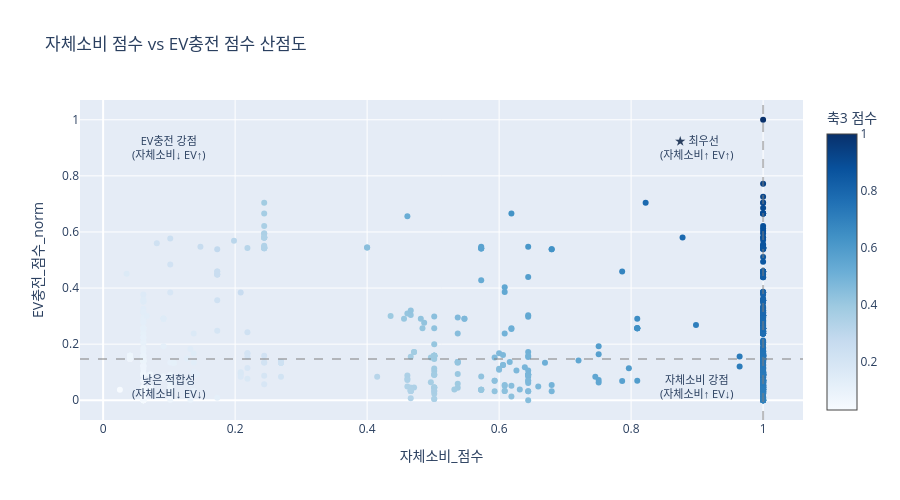

Notebook cell for this chart:
### Markdown cell above
### 6.2 자체소비 vs EV충전 산점도 (4분면 분석)

### Code cell
# ── 6.2 자체소비 vs EV충전 산점도 (4분면) ────────────────────────────────
mid_x = df_result['자체소비_점수'].median()
mid_y = df_result['EV충전_점수_norm'].median()

fig2 = go.Figure()
fig2.add_trace(go.Scatter(
    x=df_result['자체소비_점수'],
    y=df_result['EV충전_점수_norm'],
    mode='markers',
    marker=dict(
        size=6,
        color=df_result['축3_자가소비적합성'],
        colorscale='Blues',
        showscale=True,
        colorbar=dict(title='축3 점수'),
    ),
    text=(df_result['pklt_nm'] + '<br>' +
          '자체소비: ' + df_result['자체소비_점수'].round(3).astype(str) + '<br>' +
          'EV충전: ' + df_result['EV충전_점수_norm'].round(3).astype(str)),
    hovertemplate='%{text}<extra></extra>'
))
fig2.add_hline(y=mid_y, line_dash='dash', line_color='gray', opacity=0.5)
fig2.add_vline(x=mid_x, line_dash='dash', line_color='gray', opacity=0.5)

fig2.add_annotation(x=0.9, y=0.9,  text='★ 최우선<br>(자체소비↑ EV↑)', showarrow=False, font=dict(size=11))
fig2.add_annotation(x=0.1, y=0.9,  text='EV충전 강점<br>(자체소비↓ EV↑)', showarrow=False, font=dict(size=11))
fig2.add_annotation(x=0.9, y=0.05, text='자체소비 강점<br>(자체소비↑ EV↓)', showarrow=False, font=dict(size=11))
fig2.add_annotation(x=0.1, y=0.05, text='낮은 적합성<br>(자체소비↓ EV↓)', showarrow=False, font=dict(size=11))

fig2.update_layout(
    title='자체소비 점수 vs EV충전 점수 산점도',
    xaxis_title='자체소비_점수',
    yaxis_title='EV충전_점수_norm',
    height=500
)
fig2.show()
fig2.write_html(
    r'C:\Users\seonu\Documents\axis3-self-consumption\canopy\output\figures\자체소비_vs_EV충전_산점도.html'
)

### Figure 1 — Plotly figure (JSON) as saved in the notebook; plotly's stock layout.template omitted (floating-point values rounded to 4 significant figures; data arrays with more than 128 entries replaced by an {"elided": "..."} marker saying what was removed)
{"data": [{"hovertemplate": "%{text}<extra></extra>", "marker": {"color": {"elided": "741 float values"}, "colorbar": {"title": {"text": "축3 점수"}}, "colorscale": [[0, "rgb(247,251,255)"], [0.125, "rgb(222,235,247)"], [0.25, "rgb(198,219,239)"], [0.375, "rgb(158,202,225)"], [0.5, "rgb(107,174,214)"], [0.625, "rgb(66,146,198)"], [0.75, "rgb(33,113,181)"], [0.875, "rgb(8,81,156)"], [1, "rgb(8,48,107)"]], "showscale": true, "size": 6}, "mode": "markers", "text": {"elided": "741 str values"}, "type": "scatter", "x": {"elided": "741 float values"}, "y": {"elided": "741 float values"}}], "layout": {"annotations": [{"font": {"size": 11}, "showarrow": false, "text": "★ 최우선<br>(자체소비↑ EV↑)", "x": 0.9, "y": 0.9}, {"font": {"size": 11}, "showarrow": false, "text": "EV충전 강점<br>(자체소비↓ EV↑)", "x": 0.1, "y": 0.9}, {"font": {"size": 11}, "showarrow": false, "text": "자체소비 강점<br>(자체소비↑ EV↓)", "x": 0.9, "y": 0.05}, {"font": {"size": 11}, "showarrow": false, "text": "낮은 적합성<br>(자체소비↓ EV↓)", "x": 0.1, "y": 0.05}], "height": 500, "shapes": [{"line": {"color": "gray", "dash": "dash"}, "opacity": 0.5, "type": "line", "x0": 0, "x1": 1, "xref": "x domain", "y0": 0.1468, "y1": 0.1468, "yref": "y"}, {"line": {"color": "gray", "dash": "dash"}, "opacity": 0.5, "type": "line", "x0": 1, "x1": 1, "xref": "x", "y0": 0, "y1": 1, "yref": "y domain"}], "title": {"text": "자체소비 점수 vs EV충전 점수 산점도"}, "xaxis": {"title": {"text": "자체소비_점수"}}, "yaxis": {"title": {"text": "EV충전_점수_norm"}}}}
